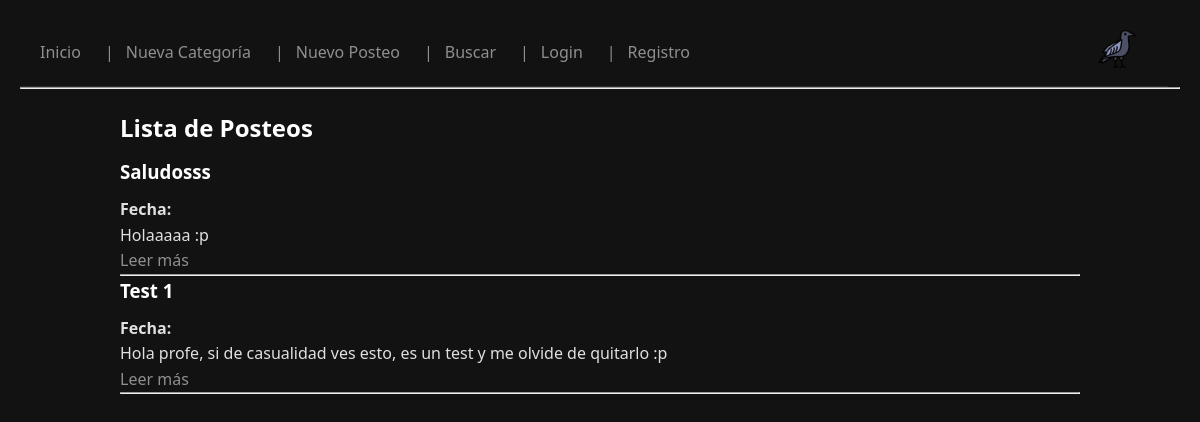
The app's page /, older data.
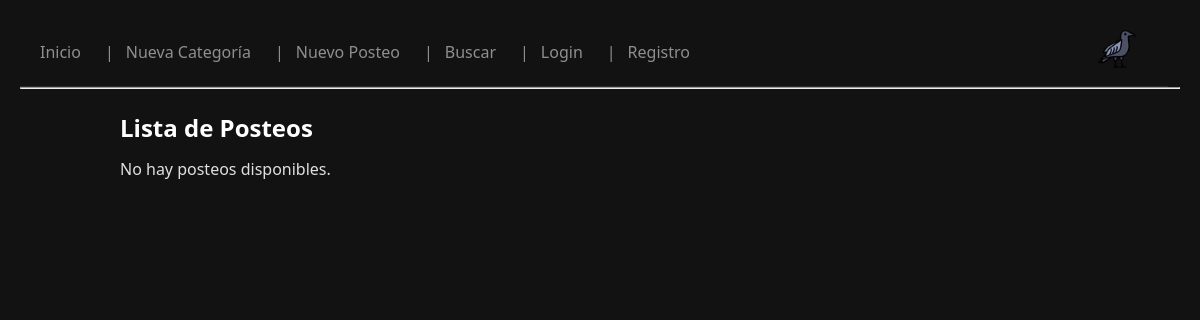
The same page, newer data.
### blog/models.py (models this page shows, shortened)
class Posteo(models.Model):
    titulo = models.CharField(max_length=200)
    contenido = models.TextField()
    autor = models.ForeignKey(User, on_delete=models.CASCADE)
    categoria = models.ForeignKey('Categoria', on_delete=models.SET_NULL, null=True)
    fecha_creacion = models.DateField(auto_now_add=True)
    imagen = models.ImageField(upload_to='posteos/', null=True, blank=True)

### blog/views.py (the view)
# urls.py: path('', ListaPosteosView.as_view(), name='lista_posteos'),
class ListaPosteosView(ListView):
    model = Posteo
    template_name = 'blog/lista_posteos.html'
    context_object_name = 'posteos'
    ordering = ['-fecha_creacion']

### blog/templates/blog/lista_posteos.html
{% extends 'blog/base.html' %}
{% block content %}
  <h2>Lista de Posteos</h2>
  {% if posteos %}
    {% for posteo in posteos %}
      <div>
        <h3>{{ posteo.titulo }}</h3>
        <p><strong>Fecha:</strong> {{ posteo.fecha_creacion|date:"d/m/Y" }}</p>
        <p>{{ posteo.contenido|truncatewords:30 }}</p>
        <a href="{% url 'detalle_posteo' posteo.pk %}">Leer más</a>
      </div>
      <hr>
    {% endfor %}
  {% else %}
    <p>No hay posteos disponibles.</p>
  {% endif %}
{% endblock %}

Row changes from the older to the newer data that the page shows:
removed Posteo: titulo "Saludosss", contenido "Holaaaaa :p"
removed Posteo: titulo "Test 1", contenido "Hola profe, si de casualidad ves esto, es un test y me olvide de quitarlo :p"
Text that changed along with them:
text now shown: "No hay posteos disponibles."
